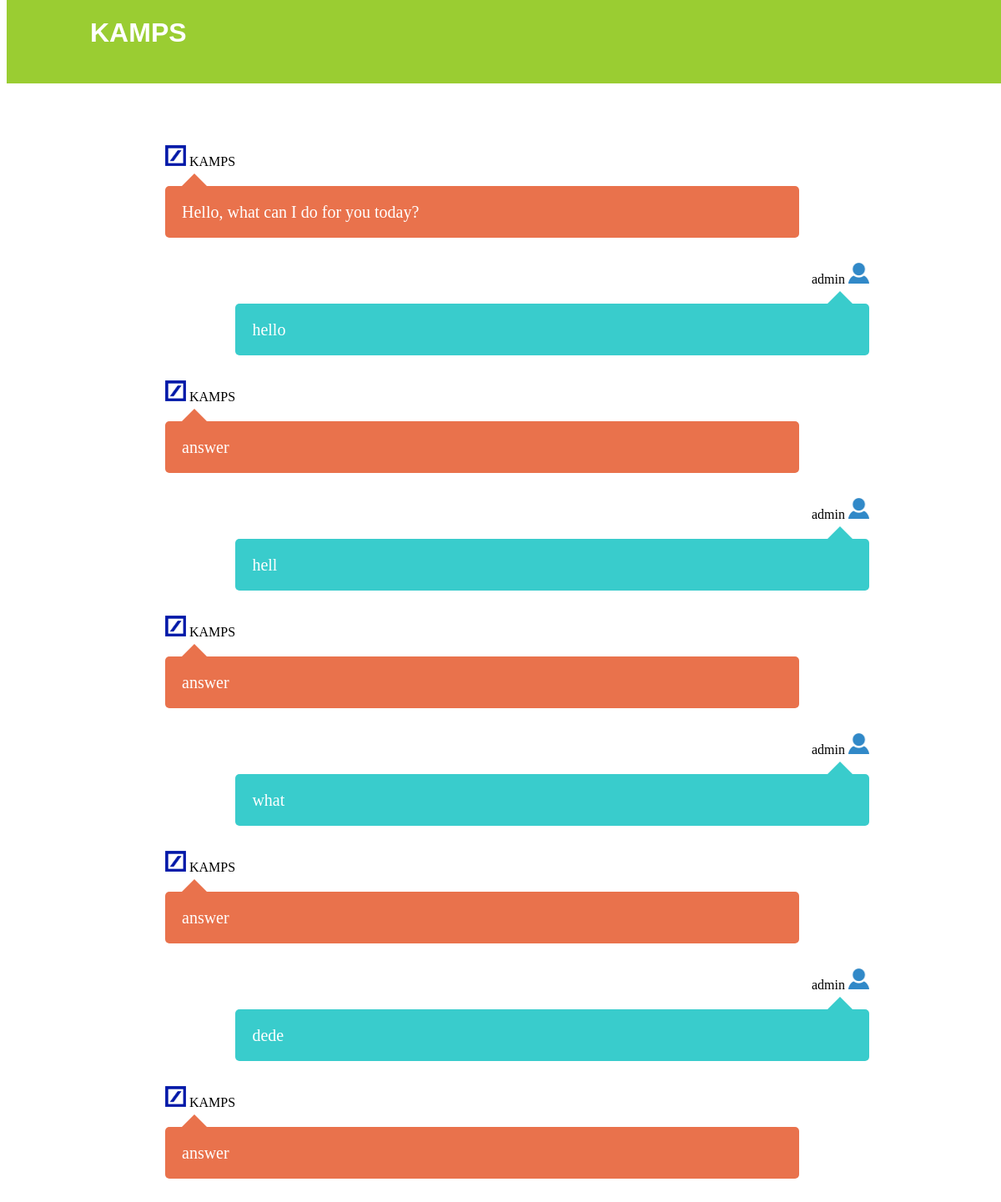
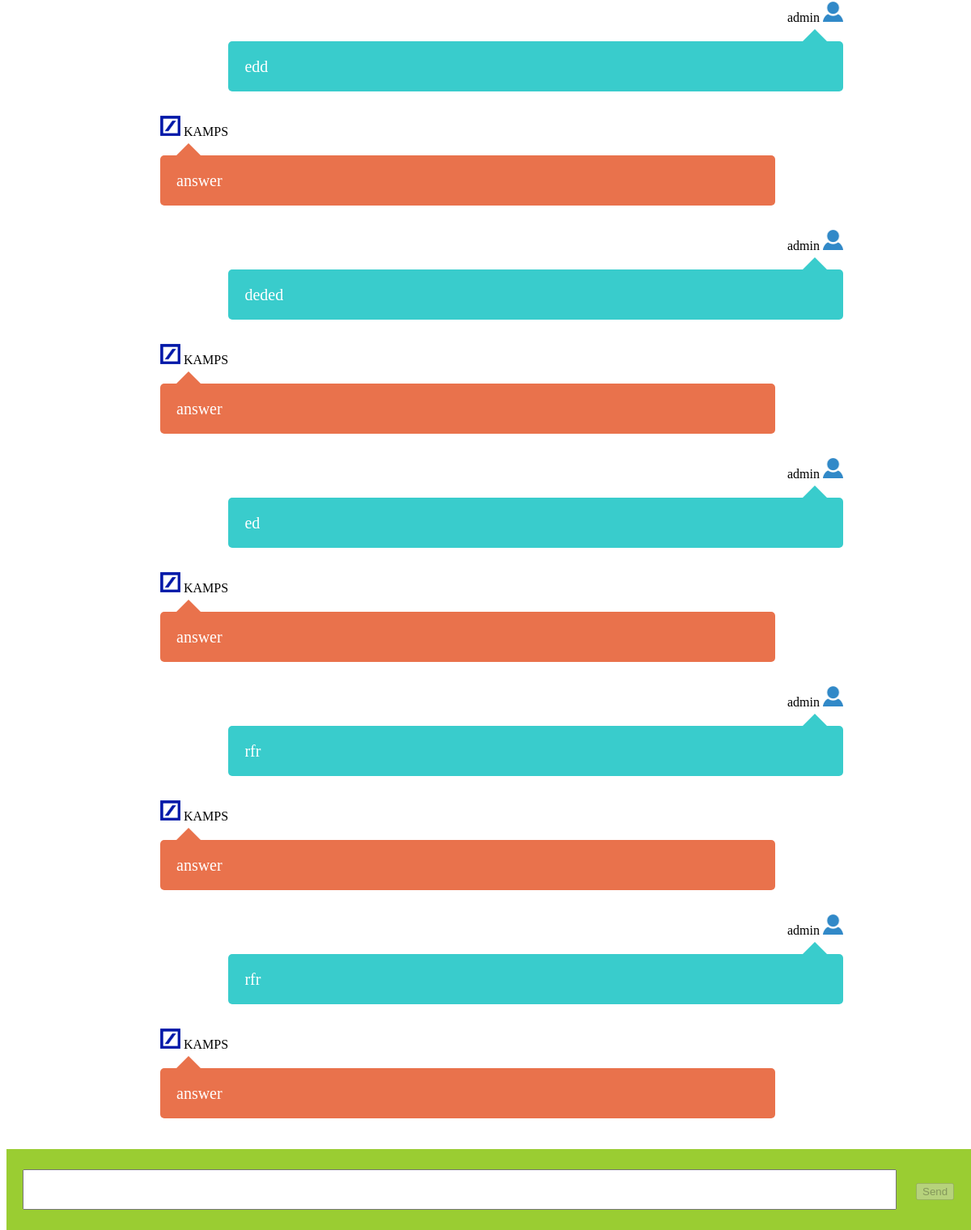
Screenshot of /home/ (signed in) with the database file from the repository (2 pictures, top to bottom).
### alpha/models.py (models this page shows, shortened)
class Chat(models.Model):
    created = models.DateTimeField(auto_now_add=True)
    user = models.ForeignKey(User)
    message = models.CharField(max_length=200)
    reply= models.CharField(max_length=200, default='')

### alpha/views.py (the view)
# urls.py: url(r'^home/$', views.Home, name='home'),
def Home(request):
    c = Chat.objects.all()
    return render(request, "beta/kamps.html", {'home': 'active', 'chat': c})

### alpha/templates/beta/kamps.html (shortened to what this page needs)
{% load staticfiles %}
<!DOCTYPE html>
<html lang="en">
<head>
    <link rel="stylesheet" href="{% static 'kamps.css' %}">
</head>
<body>
    <div class="container clearfix">
        <div class="chat">
            <div class="header-box">
                <h1>KAMPS</h1>
            </div>
            <div class="chat-history" id="msg-list-div" >
                <ul id="msg-list" class="chat-ul">
                    <li class="clearfix">
                                <div class="message-data">
                                    <img src="{% static '/img/deustche_bank_avatar.png' %}" alt="db" class="avatar" />
                                    <span class="message-data-name"> KAMPS </span>
                                </div>
                                <div class="message me-message"> Hello, what can I do for you today? </div>
                            </li>
                    {% for obj in chat %}
                        {% if obj.user == request.user %}
                            <li class="clearfix">
                                <div class="message-data align-right">
                                    <span class="message-data-name">{{ obj.user }} </span>
                                    <img src="{% static '/img/user_avatar.jpg' %}" alt="user" class="avatar"/>
                                 </div>
                                <div class="float-right message you-message">{{ obj.message }}</div>
                            </li>
                            <li class="clearfix">
                                <div class="message-data">
                                    <img src="{% static '/img/deustche_bank_avatar.png' %}" alt="db" class="avatar" />
                                    <span class="message-data-name"> KAMPS </span>
                                </div>
                                <div class="message me-message">{{ obj.reply }}</div>
                            </li>
                        {% endif %}
                    {% endfor %}
                </ul>
            </div>
         <div class="chat-box">
             <form id="chat-form" method="post" action="/post/">
                 <div id="chat-bottom" class="input-group">
                     <input style="font-size:20px" type="text" id="chat-msg" name="chat-msg" class="form-control"/>
                        <span class="input-group-btn"><input class="btn btn-default" id="send" type="submit" value="Send"/></span>
                 </div>
             </form>
         </div>
        </div>
    </div>
</body>
</html>

### static/kamps.css (style rules this page uses)
.header-box { position: fixed; z-index: 1; top: 0px; width: 100%; margin: 0px 0px; background: #9ACD32; border-radius: 0px; height: 100px }
*, *:before, *:after { box-sizing: border-box; }
.chat .chat-history { padding: 150px 150px 50px; border-bottom: 50px solid white; }
.chat .chat-history .message-data { margin-bottom: 20px; }
.chat .chat-history .message { color: white; font-size: 20px; padding: 18px 20px; line-height: 26px; border-radius: 5px; margin-bottom: 30px; width: 90%; position: relative; }
.chat .chat-history .message:after { content: ""; position: absolute; top: -15px; left: 20px; border-width: 0 15px 15px; border-style: solid; border-color: #39CCCC transparent; display: block; width: 0; }
.chat .chat-history .you-message { background: #39CCCC; color:#FFFFFF; }
.chat .chat-history .me-message { background: #E9724C; }
.chat .chat-history .me-message:after { border-color: #E9724C transparent; top: -15px; left: auto; bottom:auto; }
.chat .chat-history .you-message:after { border-color: #39CCCC transparent; right: 20px; top: -15px; left: auto; bottom:auto; }
.chat-ul li { list-style-type: none; }
.align-right { text-align: right; }
.float-right { float: right; }
.clearfix:after { visibility: hidden; display: block; font-size: 0; content: " "; clear: both; height: 0; }
h1, h2, h3, h4, h5, h6 { color: white; padding-left: 100px; font-family: "Raleway",sans-serif; }
#chat-msg { width: 90%; height: 50px; margin: 25px 20px 20px 20px; }
.chat-box { position: fixed; bottom: 0px; width: 100%; margin: 0px 0px; background: #9ACD32; border-radius: 0px; height: 100px }
.avatar { width:25px; height:25px; }

### rows the page displays
Chat: user "admin", message "hello", reply "answer"
Chat: user "admin", message "hell", reply "answer"
Chat: user "admin", message "what", reply "answer"
Chat: user "admin", message "dede", reply "answer"
Chat: user "admin", message "edd", reply "answer"
Chat: user "admin", message "deded", reply "answer"
Chat: user "admin", message "ed", reply "answer"
Chat: user "admin", message "rfr", reply "answer"
Chat: user "admin", message "rfr", reply "answer"
